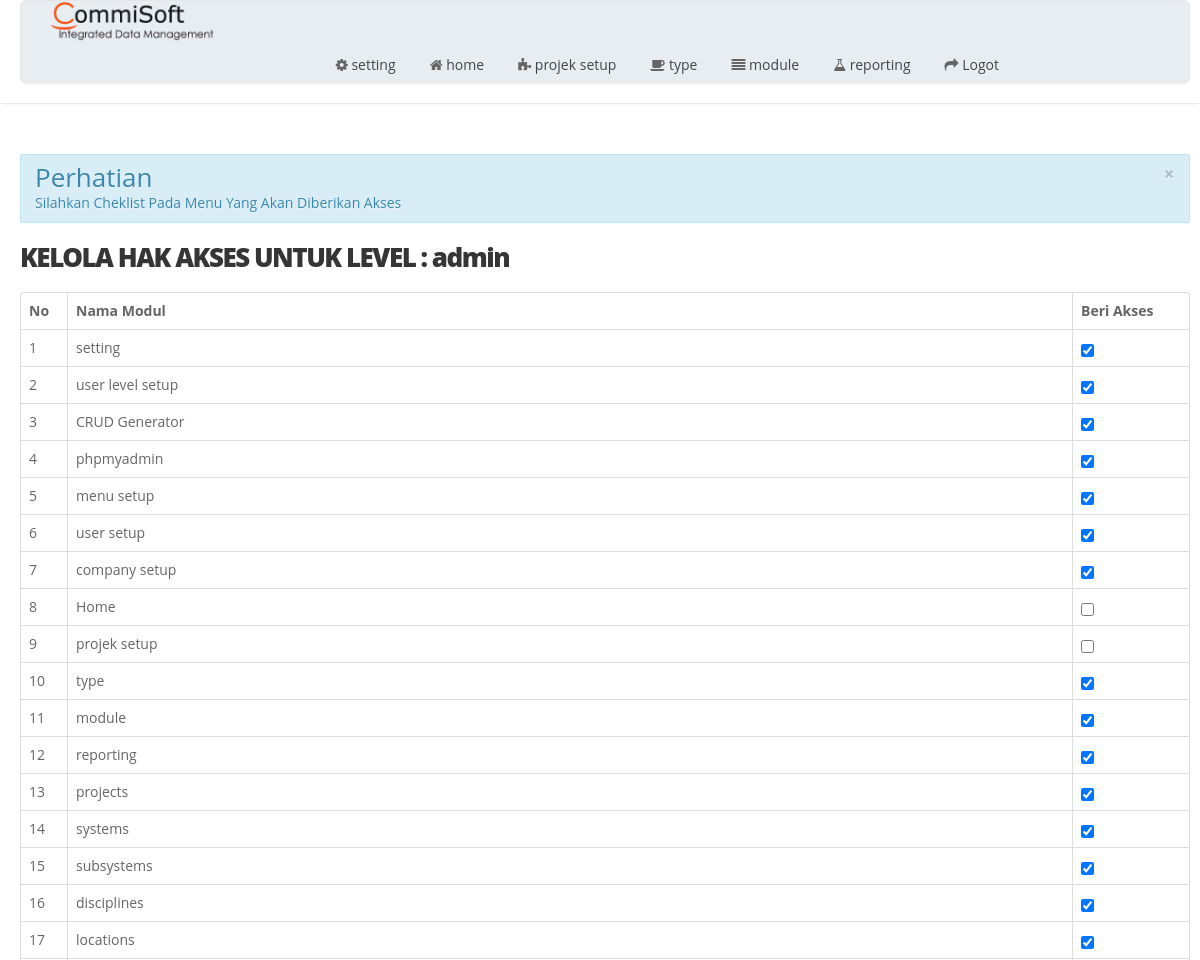
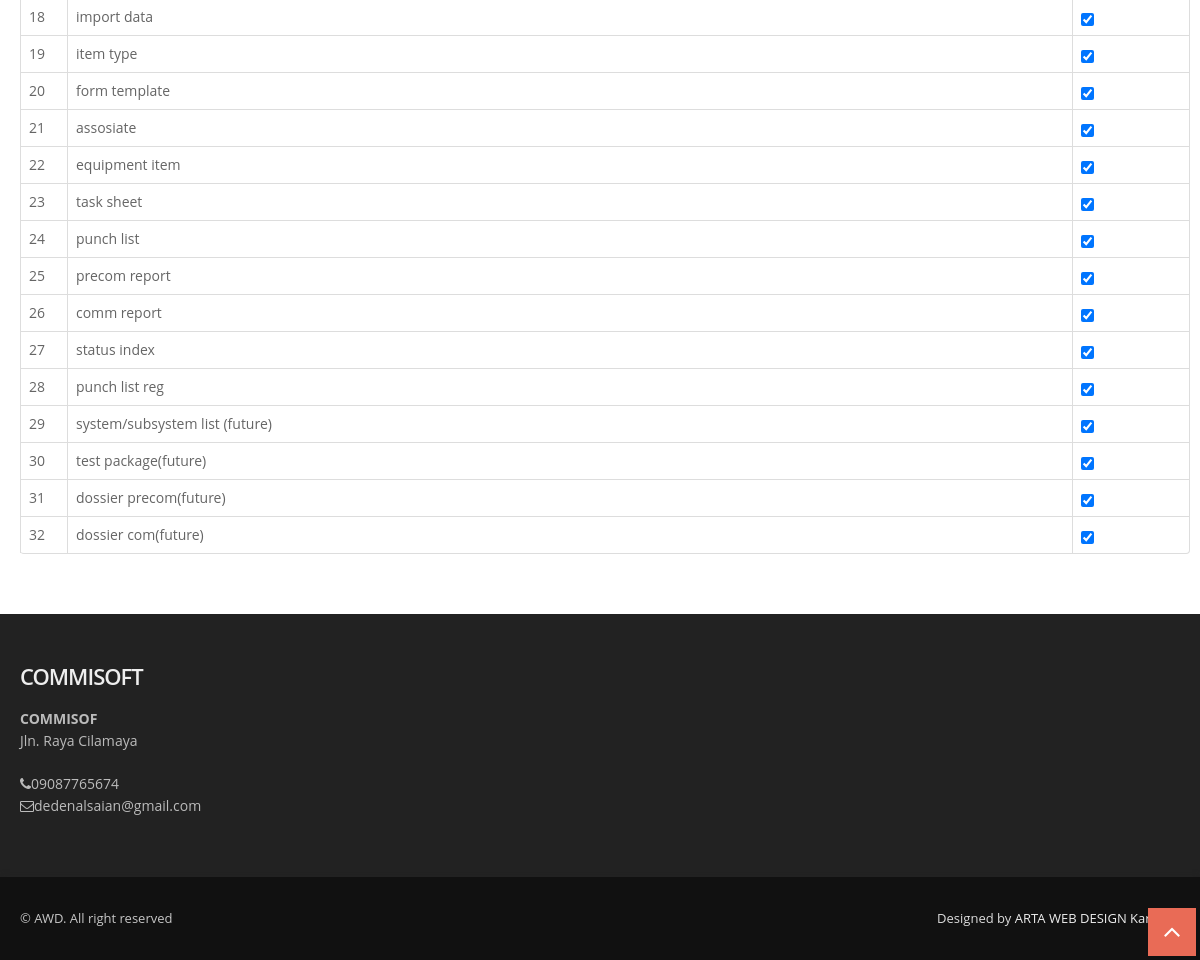
The page /index.php/userlevel/akses/2 on the database its author committed (2 pictures, top to bottom).
### tables this page shows
CREATE TABLE `tbl_menu`  (
  `id_menu` int(11) NOT NULL AUTO_INCREMENT,
  `title` varchar(50) NOT NULL,
  `url` varchar(30) NOT NULL,
  `icon` varchar(30) NOT NULL,
  `is_main_menu` int(11) NOT NULL,
  `is_aktif` enum('y','n') NOT NULL COMMENT 'y=yes,n=no',
  PRIMARY KEY (`id_menu`) USING BTREE
);

CREATE TABLE `tbl_user_level`  (
  `id_user_level` int(11) NOT NULL AUTO_INCREMENT,
  `nama_level` varchar(30) NOT NULL,
  `bagian` varchar(100) NOT NULL,
  PRIMARY KEY (`id_user_level`) USING BTREE
);

CREATE TABLE `tbl_perusahaan`  (
  `id_perusahaan` int(11) NOT NULL AUTO_INCREMENT,
  `kode` varchar(6) NOT NULL,
  `nama_perusahaan` varchar(100) NOT NULL,
  `biodata` text NOT NULL,
  `no_izin` varchar(50) NOT NULL,
  `no_hp` varchar(20) NOT NULL,
  `no_pajak` varchar(25) NOT NULL,
  `alamat` text NOT NULL,
  `email` varchar(250) NOT NULL,
  `password_email` varchar(250) NOT NULL,
  `tgl_berdiri` date NOT NULL,
  `images` text NOT NULL,
  PRIMARY KEY (`id_perusahaan`) USING BTREE
);

### application/libraries/Template.php (called while the page is built)
<?php if ( ! defined('BASEPATH')) exit('No direct script access allowed');
class Template {
		var $template_data = array();
		function set($name, $value)
		{
			$this->template_data[$name] = $value;
		}
		function load($template = '', $view = '' , $view_data = array(), $return = FALSE)
		{
			$this->CI =& get_instance();
			$this->set('contents', $this->CI->load->view($view, $view_data, TRUE));
			return $this->CI->load->view($template, $this->template_data, $return);
		}
}

### application/controllers/Userlevel.php (called while the page is built, shortened)
<?php
class Userlevel extends CI_Controller
{
    function akses(){
        $data['level'] = $this->db->get_where('tbl_user_level',array('id_user_level'=>  $this->uri->segment(3)))->row_array();
        $data['menu'] = $this->db->get('tbl_menu')->result();
        $this->template->load('template','userlevel/akses',$data);
    }
}

### index.php (called while the page is built, shortened)
<?php
require_once BASEPATH.'core/CodeIgniter.php';

### application/views/userlevel/akses.php (the view, shortened to what this page needs)
<section id="content">
      <div class="container">
        <div class="row">
            <div class="span12">
                <?php echo alert('alert-info', 'Perhatian', 'Silahkan Cheklist Pada Menu Yang Akan Diberikan Akses') ?>
                <div class="box box-warning box-solid">
                    <div class="box-header">
                        <h4 class="box-title"><strong>KELOLA HAK AKSES UNTUK LEVEL :  <?php echo $level['nama_level'] ?></strong></h4>
                    </div>
                    <div class="box-body">
                        <div style="padding-bottom: 10px;">
                            <table class="table table-bordered table-striped" id="mytable">
                                <thead>
                                    <tr>
                                        <th width="30px">No</th>
                                        <th>Nama Modul</th>
                                        <th width="100px">Beri Akses</th>
                                    </tr>
                                    <?php
                                    $no = 1;
                                    foreach ($menu as $m) {
                                        echo "<tr>
                        <td>$no</td>
                        <td>$m->title</td>
                        <td align='center'><input class='form-control' type='checkbox' ".  checked_akses($this->uri->segment(3), $m->id_menu)." onClick='kasi_akses($m->id_menu)'></td>
                        </tr>";
                                        $no++;
                                    }
                                    ?>
                                </thead>
                            </table>
                        </div>
                    </div>
                </div>
            </div>
    </section>
</div>

### application/views/template.php (shortened to what this page needs)
<?php $perus = $this->db->get_where('tbl_perusahaan','id_perusahaan=1')->row();?>
<!DOCTYPE html>
<html lang="en">
<head>
  <link href="<?=base_url('') ?>assets/css/bootstrap.css" rel="stylesheet" />
  <link href="<?=base_url('') ?>assets/css/bootstrap-responsive.css" rel="stylesheet" />
  <link href="<?=base_url('') ?>assets/css/flexslider.css" rel="stylesheet" />
  <link href="<?=base_url('') ?>assets/css/prettyPhoto.css" rel="stylesheet" />
  <link href="<?=base_url('') ?>assets/css/camera.css" rel="stylesheet" />
  <link href="<?=base_url('') ?>assets/css/jquery.bxslider.css" rel="stylesheet" />
  <link href="<?=base_url('') ?>assets/css/style.css" rel="stylesheet" />
  <link href="<?=base_url('') ?>assets/color/default.css" rel="stylesheet" />
</head>
<body>
  <div id="wrapper">
    <header>
      <div class="container">
        <div class="row nomargin pricing-box-wrap animated-fast flyIn">
          <div class="span2">
            <div class="logo">
              <a href="<?=base_url('') ?>"><img src="<?=base_url('assets/') ?>img/logo.png" alt="ARTA WEB DESIGN KARAWANG"/></a>
            </div>
          </div>
          <div class="span10">
            <div class="navbar navbar-static-top">
              <div class="navigation">
                <nav>
                  <ul class="nav topnav">
                      <?php
        $setting = $this->db->get_where('tbl_setting',array('id_setting'=>1))->row_array();
        if($setting['value']=='ya'){
            $id_user_level = $this->session->userdata('id_user_level');
            $sql_menu = "SELECT *
            FROM tbl_menu
            WHERE id_menu in(select id_menu from tbl_hak_akses where id_user_level=$id_user_level) and is_main_menu=0 and is_aktif='y' order by id_menu asc";
        }else{
            $sql_menu = "select * from tbl_menu where is_aktif='y' and is_main_menu=0 order by id_menu asc";
        }
        $main_menu = $this->db->query($sql_menu)->result();
        foreach ($main_menu as $menu){
            $this->db->where('is_main_menu',$menu->id_menu);
            $this->db->where('is_aktif','y');
            $this->db->order_by('id_menu', 'asc');
            $submenu = $this->db->get('tbl_menu');
            if($submenu->num_rows()>0){
                echo "<li class='dropdown'>
                        <a href='#'>
                            <i class='$menu->icon'></i> <span>".strtolower($menu->title)."</span>
                            <span class='pull-right-container'>
                                <i class='fa fa-angle-left pull-right'></i>
                            </span>
                        </a>
                        <ul class='dropdown-menu' >";
                        echo" </ul>
                    </li>";
            }else{
                echo "<li>";
                echo anchor($menu->url,"<i class='".$menu->icon."'></i> ".strtolower($menu->title));
                echo "</li>";
            }
        }
        ?>
                  <li><?php echo anchor('auth/logout',"<i class='icon-share-alt'></i> Logot");?></li>
                  </ul>
                </nav>
              </div>
            </div>
          </div>
        </div>
      </div>
    </header>
      <?=$contents ?>
    <footer>
      <div class="container">
        <div class="row">
          <div class="span12">
            <div class="widget">
              <h5 class="widgetheading">COMMISOFT</h5>
              			<address>
							<strong><?=$perus->nama_perusahaan;?></strong><br>
							<?=$perus->alamat;?> <br>
						</address>
              <p>
                <i class="icon-phone"></i><?=$perus->no_hp;?><br>
                <i class="icon-envelope-alt"></i><?=$perus->email;?>
              </p>
            </div>
          </div>
        </div>
      </div>
      <div id="sub-footer">
        <div class="container">
          <div class="row">
            <div class="span6">
              <div class="copyright">
                <p><span>&copy; AWD. All right reserved</span></p>
              </div>
            </div>
            <div class="span6">
              <div class="credits">
                Designed by <a href="<?=base_url('') ?>">ARTA WEB DESIGN Karawang</a>
              </div>
            </div>
          </div>
        </div>
      </div>
    </footer>
  <a href="#" class="scrollup"><i class="icon-angle-up icon-square icon-bglight icon-2x active"></i></a>
</body>
</html>

### assets/css/style.css (style rules this page uses)
body { font-family: 'Open Sans', sans-serif; font-size: 14px; font-weight: 400; line-height: 1.6em; color: #656565; }
a { color: #4b5056; }
.bold { font-weight: 900; }
.container { padding: 0 20px 0 20px; position: relative; }
#wrapper { width: 100%; margin: 0; padding: 0; }
.row { margin-bottom: 30px; }
.row.nomargin { margin-bottom: 0; }
header { background: #fff; margin: 0; padding: 0 0 20px; position: relative; z-index: 2000; -webkit-box-shadow: 0 2px 4px -2px #ddd; -moz-box-shadow: 0 2px 4px -2px #ddd; box-shadow: 0 2px 4px -2px #ddd; }
header .logo { float: left; }
header .logo img { margin-bottom: 5px; }
header .navigation { float: right; }
header ul.nav li { border: none; margin: 0; }
header ul.nav li a { border: none; font-weight: 400; }
.navbar .nav>li>a { font-size: 14px; color: #444; text-shadow: none; }
header ul.nav li a i { color: #656565; }
ul.nav li.dropdown a { z-index: 1000; display: block; }
#content { position: relative; background: #fff; border-top: 1px solid #f2f2f2; padding: 50px 0 0 0; }
.box { width: 100%; }
footer { padding: 50px 0 0 0; color: #bbb; background: #222; }
footer a { color: #eee; text-decoration: none; }
footer h1, footer h2, footer h3, footer h4, footer h5, footer h6 { color: #eee; }
footer address { line-height: 1.6em; }
footer h5.widgetheading { text-transform: none; font-weight: 600; letter-spacing: -1px; margin-bottom: 20px; }
footer .widget i { color: #bbb; }
#sub-footer { background: #111; text-shadow: none; color: #ddd; padding: 0; padding-top: 30px; margin: 20px 0 0 0; -webkit-box-shadow: 0 -4px 4px -2px #222; -moz-box-shadow: 0 -4px 4px -2px #222; box-shadow: 0 -4px 4px -2px #222; }
#sub-footer p { margin: 0; padding: 0; }
#sub-footer span { color: #c7c7c7; }
.copyright p { text-align: left; font-size: 13px; }
.credits { text-align: right; font-size: 13px; }
.scrollup { position: fixed; width: 32px; height: 32px; bottom: 20px; right: 20px; }
a.scrollup { outline: 0; text-decoration: none; }
a i.icon-bglight, a i.icon-bgdark, a i.icon-bgprimary, a i.icon-bgwarning, a i.icon-bgsuccess, a i.icon-bginverse, a i.icon-bgdanger { display: inline-block; }
[class^="icon-"], [class*=" icon-"] { color: #404040; }

### assets/color/default.css (style rules this page uses)
[class^="icon-"].active { color:#e96b56; }
i.icon-bglight.active { background: #e96b56; }

### assets/css/overwrite.css (style rules this page uses)
h1, h2, h3, h4, h5, h6 { font-family:'Open Sans', sans-serif; color:#353535; font-weight:400; line-height:1.1em; margin-top:0; }
h4 { font-size:26px; margin-bottom:20px; }
h5 { font-size:22px; margin-bottom:20px; }
h1 strong,h2 strong,h3 strong,h4 strong,h5 strong,h6 strong { font-weight:800; letter-spacing:-1.5px; }
.widget h4,.widget h5 { font-weight:300; margin-bottom:20px; }
.table-bordered thead:first-child tr:first-child > th:first-child, .table-bordered tbody:first-child tr:first-child > td:first-child { -webkit-border-top-left-radius: 2px; border-top-left-radius: 2px; -moz-border-radius-topleft: 2px; }
.table-bordered thead:first-child tr:first-child > th:last-child, .table-bordered tbody:first-child tr:first-child > td:last-child { -webkit-border-top-right-radius: 2px; border-top-right-radius: 2px; -moz-border-radius-topright: 2px; }
ul, ol { padding: 0; margin: 0 0 10px 25px; }
li { line-height: 1.6em; }
.navbar .nav { border-right:none; border-left:none; }
.navbar .nav > li > a { float: none; font-size:13px; margin-left:10px; margin-right:0; text-decoration: none; text-shadow: none; border-right:none; border-left:none; color: #fff; border:2px solid transparent; padding:4px 10px 4px 10px; background-image: none; background: none; }

### assets/css/shortcodes.css (style rules this page uses)
.pricing-box-wrap { border: 1px solid #e6e6e6; background:#e8edf2; position:relative; margin:0 0 20px 0; padding:0; -webkit-box-shadow: 0 2px 0 rgba(0,0,0,0.03); -moz-box-shadow: 0 2px 0 rgba(0,0,0,0.03); box-shadow: 0 2px 0 rgba(0,0,0,0.03); border-radius: 6px; -moz-border-radius: 6px; -webkit-border-radius: 6px; }
i.icon-bglight { color: #444; background: #f7f7f7; }
i.icon-bglight.active { color: #fff; }
.icon-square { display: inline-block; text-align: center; color: #444; background: #f5f5f5; width: 24px !important; height: 24px !important; line-height: 24px !important; }
.icon-square.icon-2x { width: 48px !important; height: 48px !important; line-height: 48px !important; }

### rows shown on the page
tbl_menu: title "setting"
tbl_menu: url+icon+title "home", title "Home"
tbl_menu: title "projek setup"
tbl_menu: title "type"
tbl_menu: title "module"
tbl_menu: title "reporting"
tbl_user_level: nama_level "admin"
tbl_menu: title "user level setup"
tbl_menu: title "CRUD Generator"
tbl_menu: title "phpmyadmin"
tbl_menu: title "menu setup"
tbl_menu: title "user setup"
tbl_menu: title "company setup"
tbl_menu: title "projects"
tbl_menu: title "systems"
tbl_menu: title "subsystems"
tbl_menu: title "disciplines"
tbl_menu: title "locations"
tbl_menu: title "import data"
tbl_menu: title "item type"
tbl_menu: title "form template"
tbl_menu: title "assosiate"
tbl_menu: title "equipment item"
tbl_menu: title "task sheet"
tbl_menu: title "punch list"
tbl_menu: title "precom report"
tbl_menu: title "comm report"
tbl_menu: title "status index"
tbl_menu: title "punch list reg"
tbl_menu: title "system/subsystem list (future)"
tbl_menu: title "test package(future)"
tbl_menu: title "dossier precom(future)"
tbl_menu: title "dossier com(future)"
tbl_perusahaan: nama_perusahaan "COMMISOF", alamat "Jln. Raya Cilamaya", no_hp "09087765674", email "dedenalsaian@gmail.com"

### other values the page prints
anchor('auth/logout',"<i class='icon-share-alt'></i> Logot") "Logot"
$title "Perhatian"
$description "Silahkan Cheklist Pada Menu Yang Akan Diberikan Akses"
